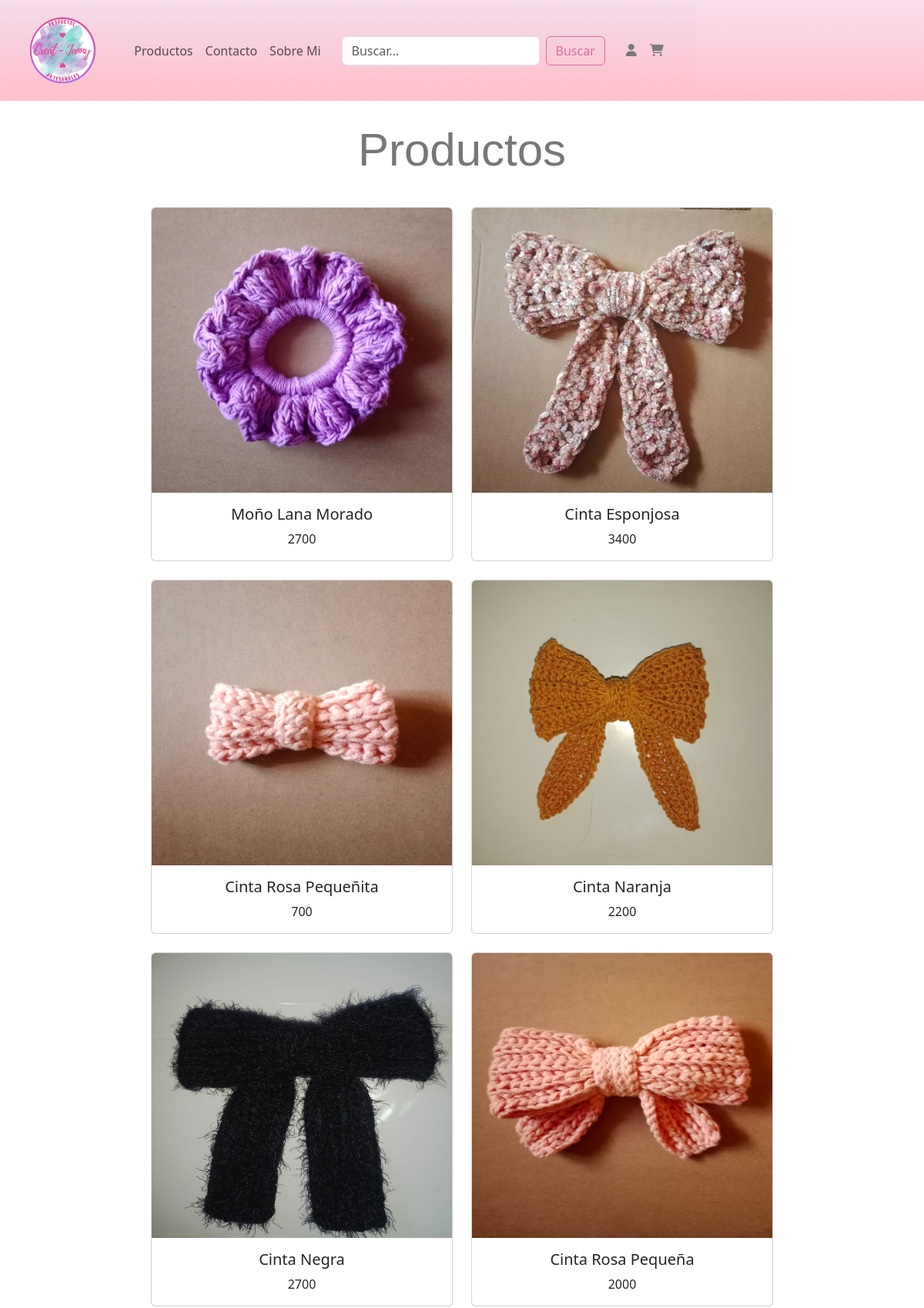
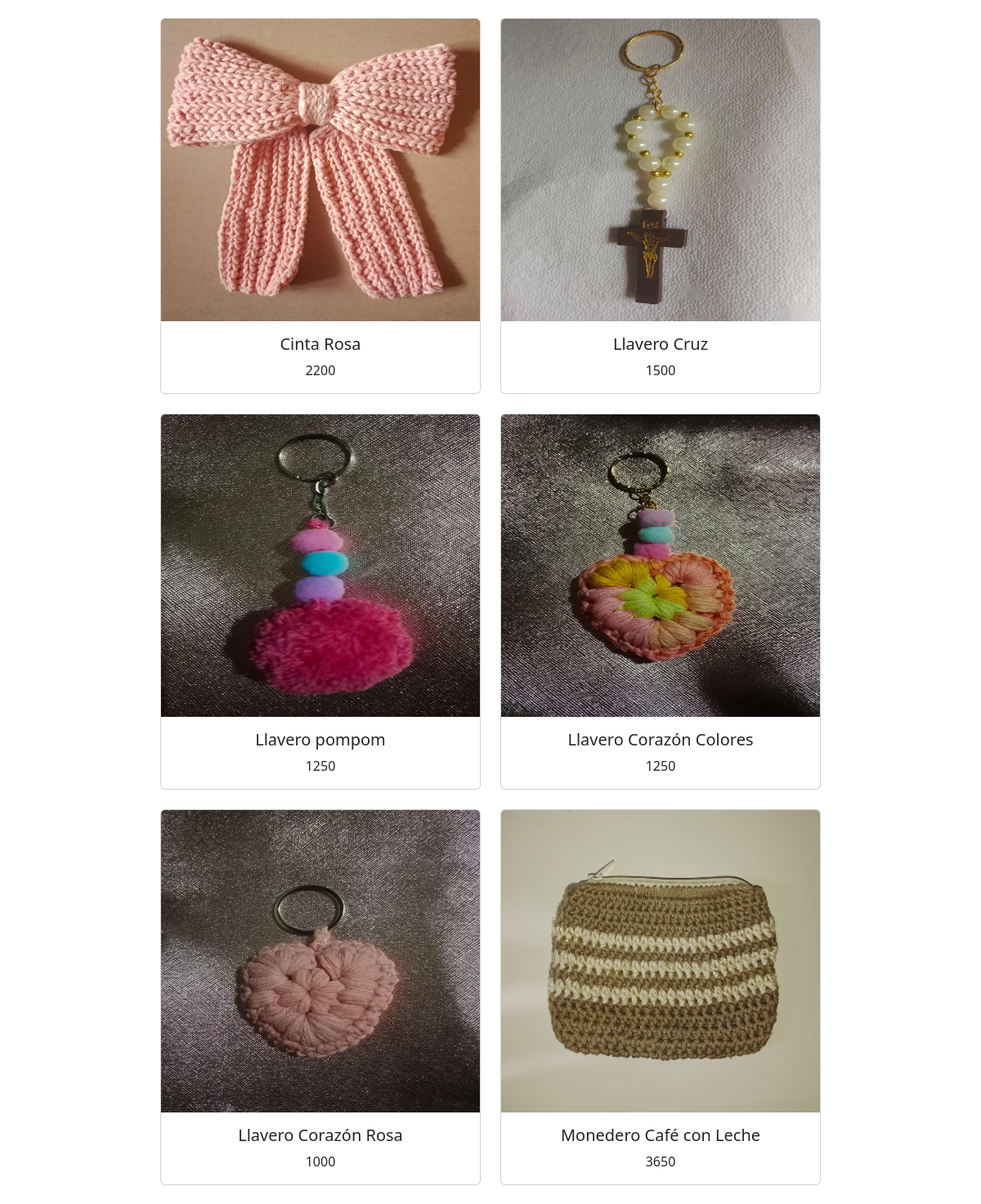
The page /productos (upper part) on the database its author committed (2 pictures, top to bottom).
### tienda/models.py (models this page shows, shortened)
class Producto(models.Model):
    id_producto = models.AutoField(db_column='idProducto', primary_key=True)
    producto = models.CharField(max_length=50, blank=False, null=False)
    portada = models.ImageField(upload_to="productos", null=True)
    precio = models.IntegerField()

### tienda/views.py (the view)
# urls.py: path('productos', views.productos, name='productos'),
def productos(request):
    productos = Producto.objects.all() #<-eso de ahi es un select * from Producto pero en python, se guarda en la variable.
    data = {"productos" : productos} #<- diccionario.
    return render(request, 'tienda/productos.html', data)

### tienda/templates/tienda/productos.html
{% extends 'tienda/base.html' %}
{% load static %}
{% block contenido %}
    <div class="titulo-productos">
        <h1>Productos</h1>
    </div>
    <div class="row row-cols-1 row-cols-md-3 g-4" id="casilla">
      {% for i in productos %}
        <div class="col">
          <div class="card h-100">
            {% if i.portada %}
              <a href="/carrito"><img src="{{ i.portada.url }}" class="card-img-top" alt="..." height="370px"></a>
            {% endif %}
            <div class="card-body">
              <h5 class="card-title">{{ i.producto}}</h5>
              <p class="card-text">{{ i.precio }}</p>
            </div>
          </div>
        </div>
      {% endfor %}
    </div>
{% endblock %}

### tienda/templates/tienda/base.html (shortened to what this page needs)
<!DOCTYPE html>
<html lang="es">
<head>
    {% load static %}
    <link href="https://cdn.jsdelivr.net/npm/bootstrap@5.3.3/dist/css/bootstrap.min.css" rel="stylesheet">
    <link rel="stylesheet" type="text/css" href="{% static 'css/style.css' %}">
</head>
<body>
    <nav class="navbar" style="background: linear-gradient(rgb(227, 94, 163, .2), pink);">
        <nav class="navbar navbar-expand-lg bg-body-tertiary" style="background: linear-gradient(rgb(227, 94, 163, .2), pink);">
            <div class="container-fluid">
              <a class="navbar-brand" href="/"><img src="{% static 'img/logo.png' %}" height="89px"></a>
                <div class="collapse navbar-collapse" id="navbarTogglerDemo01">
                    <ul class="navbar-nav me-auto mb-2 mb-lg-0">
                    <li class="nav-item">
                        <a class="nav-link" aria-current="page" href="/productos">Productos</a>
                    </li>
                    <li class="nav-item">
                        <a class="nav-link" aria-current="page" href="/contacto">Contacto</a>
                    </li>
                    <li class="nav-item">
                        <a class="nav-link" aria-current="page" href="/#sobre-mi">Sobre Mi</a>
                    </li>
                    </ul>
                    <form class="d-flex" method="post" action="{% url 'search' %}">
                        <input class="form-control me-2" type="search" placeholder="Buscar..." aria-label="Search" name="searched">
                        <button class="btn btn-outline" type="submit">Buscar</button>
                    </form>
                </div>
            </div>
            <div class="buttons">
                <div class="login-button">
                    {% if request.user.is_authenticated %}
                        <a href={% url 'exit' %} style="text-decoration: none;">Cerrar Sesion</a>
                    {% else %}
                        <a href={% url 'login' %} class="elementor-icon">
                            <i aria-hidden="true" class="fa-solid fa-user"></i></a>
                    {% endif %}
                </div>
                <div class="shopping-cart-button">
                    <a class="elementor-icon" href="/carrito">
                        <i class="fa-solid fa-cart-shopping"></i></a>
                </div>
            </div>
        </nav>
    </nav>
    {% block contenido%}
    {% endblock %}
</body>
</html>

### tienda/static/css/style.css (style rules this page uses)
html { box-sizing: border-box; scroll-behavior: smooth; height: 100%; }
body { display: flex; flex-direction: column; min-height: 100%; }
.navbar-brand { margin-right: 40px; margin-left: 24px; }
.d-flex { margin-left: 19px; }
.d-flex button { color:#db6ca0; border-color:#db6ca0; --bs-btn-active-bg: none; }
.buttons { float: right; padding-right: 15px; padding-left: 15px; display: flex; }
.buttons a { color: rgb(122, 122, 122); font-family:'Gill Sans', 'Gill Sans MT', Calibri, 'Trebuchet MS', sans-serif; }
.login-button { margin-right: 17px; }
.shopping-cart-button { margin-right: 27px; }
.col { width: 26rem; height: auto; }
#casilla { display: flex; justify-content: center; text-align: center; padding: 30px 0px; }
.titulo-productos h1 { text-align: center; font-family: 'Gill Sans', 'Gill Sans MT', Calibri, 'Trebuchet MS', sans-serif; color:#777777; font-size: 60px; margin-top: 28px; }

### rows shown on the page
Producto: portada (picture), producto "Moño Lana Morado", precio "2700"
Producto: portada (picture), producto "Cinta Esponjosa", precio "3400"
Producto: portada (picture), producto "Cinta Rosa Pequeñita", precio "700"
Producto: portada (picture), producto "Cinta Naranja", precio "2200"
Producto: portada (picture), producto "Cinta Negra", precio "2700"
Producto: portada (picture), producto "Cinta Rosa Pequeña", precio "2000"
Producto: portada (picture), producto "Cinta Rosa", precio "2200"
Producto: portada (picture), producto "Llavero Cruz", precio "1500"
Producto: portada (picture), producto "Llavero pompom", precio "1250"
Producto: portada (picture), producto "Llavero Corazón Colores", precio "1250"
Producto: portada (picture), producto "Llavero Corazón Rosa", precio "1000"
Producto: portada (picture), producto "Monedero Café con Leche", precio "3650"
